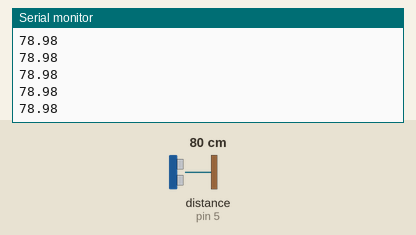
Recording of a sketch running on a simulated Arduino Uno, built with avr-gcc and run on an emulated ATmega328P. Parts: the last lines printed to the serial monitor. Wiring (inferred from the names in the program): ultrasonic range finder: trigger pin 3; echo pin 5. The test bench sets the inputs (shaded band); at power-on: distance to the obstacle (sensor on pin 5) 80 cm. The echo pulse lasts 58.3 µs per cm.

Above: at 1.2 s.
1.3 s: distance to the obstacle (sensor on pin 5) set to 2 cm
At 1.36 s:
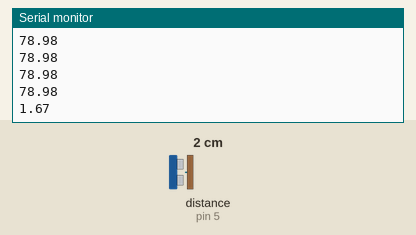
2.8 s: distance to the obstacle (sensor on pin 5) set to 4 cm
At 2.81 s:
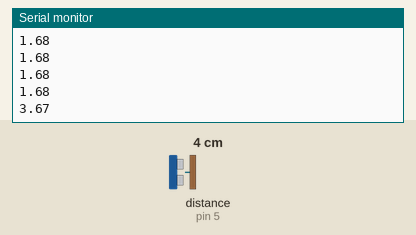
Timing chart, 0 to 5.8 s (numbered marks = the images above; inputs shaded):
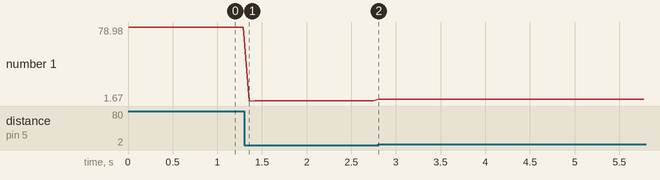

Measured:
- after the input at 1.3 s, the serial monitor: prints a new line after 0.06 s (image 1)
- after the input at 2.8 s, the serial monitor: prints a new line at once (image 2)
- plotted number 1: 78.98 → 1.68 after the input at 1.3 s, 1.68 → 3.67 after the input at 2.8 s

The sketch:

UltrasoundTest.ino
```cpp
int trig = 3;
int echo = 5;
float timet;
int timee;
float range;
int dist2 = 0;
void setup() {
  Serial.begin(9600);
pinMode(trig,OUTPUT);
pinMode(echo,INPUT);
}

void loop() {
digitalWrite(trig,LOW);
delay(2);
    //Send out 10 us pulse
     digitalWrite(trig,HIGH);
     delayMicroseconds(10);
     digitalWrite(trig,LOW);
     timee = pulseIn(echo,HIGH);
     int dist1 = ((((timee*0.000001)*340)/2)*100);

     if(((((timee*0.000001)*340)/2)*100)<85 && ((((timee*0.000001)*340)/2)*100)>0){
     Serial.println((((timee*0.000001)*340)/2)*100);
     }
     else
     {
Serial.println(dist2);

     }

     dist2 = ((((timee*0.000001)*340)/2)*100);
     delay(60);

  }
```
